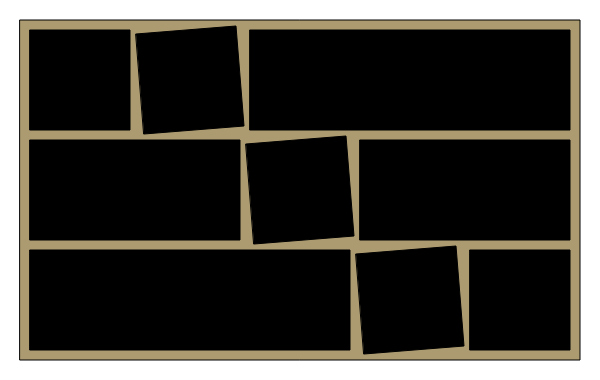
Frame 1 (no input)
Frame 60 (no input): identical to frame 1, image omitted
Frame 120 (the mouse pressed at the canvas centre since frame 60): identical to frame 1, image omitted

The p5.js sketch that drew this single still picture (run headless with seeded random() and noise() and a simulated clock; from frame 60 on, the mouse is pressed at the canvas centre):

// p5.js sketch
// ── sketch.js
let mBlack = "#ac9b71";

let A = 100;
let B = 10;

let pWidth = 5 * A + 6 * B;
let pHeight = 3 * A + 4 * B;

function setup() {
  createCanvas(pWidth + 40, pHeight + 40);
}

function draw() {
  background(255);

  translate(20, 20);
  stroke(0);
  fill(mBlack);
  rect(0, 0, pWidth, pHeight);

  fill(0);

  // first row
  translate(B, B);
  rect(0, 0, A, A);

  let nudge = 4;
  translate(A + B, 0);
  quad(
    0 - nudge, 0 + nudge,
    A - nudge, 0 - nudge,
    A + nudge, A - nudge,
    0 + nudge, A + nudge
  );

  translate(A + B, 0);
  rect(0, 0, 3 * A + 2 * B, A);
  

  // second row
  translate(-2 * (A + B), A + B);
  rect(0, 0, 2 * A + B, A);
 
  translate(2 * (A + B), 0);
  quad(
    0 - nudge, 0 + nudge,
    A - nudge, 0 - nudge,
    A + nudge, A - nudge,
    0 + nudge, A + nudge
  );

  translate(A + B, 0);
  rect(0, 0, 2 * A + B, A);

  // third row
  translate(-3 * (A + B), A + B);
  rect(0, 0, 3 * A + 2 * B, A);

  translate(3 * (A + B), 0);
  quad(
    0 - nudge, 0 + nudge,
    A - nudge, 0 - nudge,
    A + nudge, A - nudge,
    0 + nudge, A + nudge
  );

  translate(A + B, 0);
  rect(0, 0, A, A);
}
